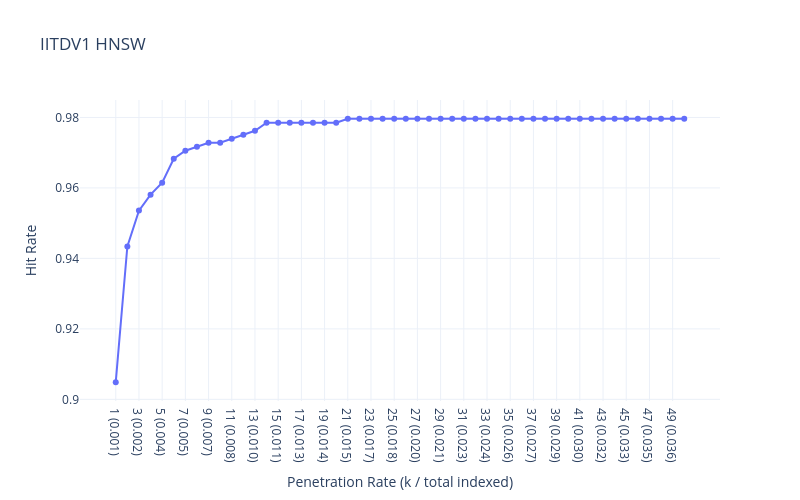

The code cell stored with this chart in its notebook:
### Code cell
plot_hit_rate_plotly_topk(x_labels, hit_rates,23,"IITDV1 HNSW")

### Figure 1 — Plotly figure (JSON) as saved in the notebook; plotly's stock layout.template omitted (floating-point values rounded to 4 significant figures)
{"data": [{"line": {"width": 2}, "marker": {"size": 6}, "mode": "lines+markers", "name": "efSearch=23", "type": "scatter", "x": ["1 (0.001)", "2 (0.001)", "3 (0.002)", "4 (0.003)", "5 (0.004)", "6 (0.004)", "7 (0.005)", "8 (0.006)", "9 (0.007)", "10 (0.007)", "11 (0.008)", "12 (0.009)", "13 (0.010)", "14 (0.010)", "15 (0.011)", "16 (0.012)", "17 (0.013)", "18 (0.013)", "19 (0.014)", "20 (0.015)", "21 (0.015)", "22 (0.016)", "23 (0.017)", "24 (0.018)", "25 (0.018)", "26 (0.019)", "27 (0.020)", "28 (0.021)", "29 (0.021)", "30 (0.022)", "31 (0.023)", "32 (0.024)", "33 (0.024)", "34 (0.025)", "35 (0.026)", "36 (0.027)", "37 (0.027)", "38 (0.028)", "39 (0.029)", "40 (0.029)", "41 (0.030)", "42 (0.031)", "43 (0.032)", "44 (0.032)", "45 (0.033)", "46 (0.034)", "47 (0.035)", "48 (0.035)", "49 (0.036)", "50 (0.037)"], "y": [0.9049, 0.9434, 0.9536, 0.9581, 0.9615, 0.9683, 0.9706, 0.9717, 0.9728, 0.9728, 0.974, 0.9751, 0.9762, 0.9785, 0.9785, 0.9785, 0.9785, 0.9785, 0.9785, 0.9785, 0.9796, 0.9796, 0.9796, 0.9796, 0.9796, 0.9796, 0.9796, 0.9796, 0.9796, 0.9796, 0.9796, 0.9796, 0.9796, 0.9796, 0.9796, 0.9796, 0.9796, 0.9796, 0.9796, 0.9796, 0.9796, 0.9796, 0.9796, 0.9796, 0.9796, 0.9796, 0.9796, 0.9796, 0.9796, 0.9796]}], "layout": {"height": 500, "hovermode": "x unified", "title": {"text": "IITDV1 HNSW"}, "width": 800, "xaxis": {"title": {"text": "Penetration Rate (k / total indexed)"}}, "yaxis": {"title": {"text": "Hit Rate"}}}}
